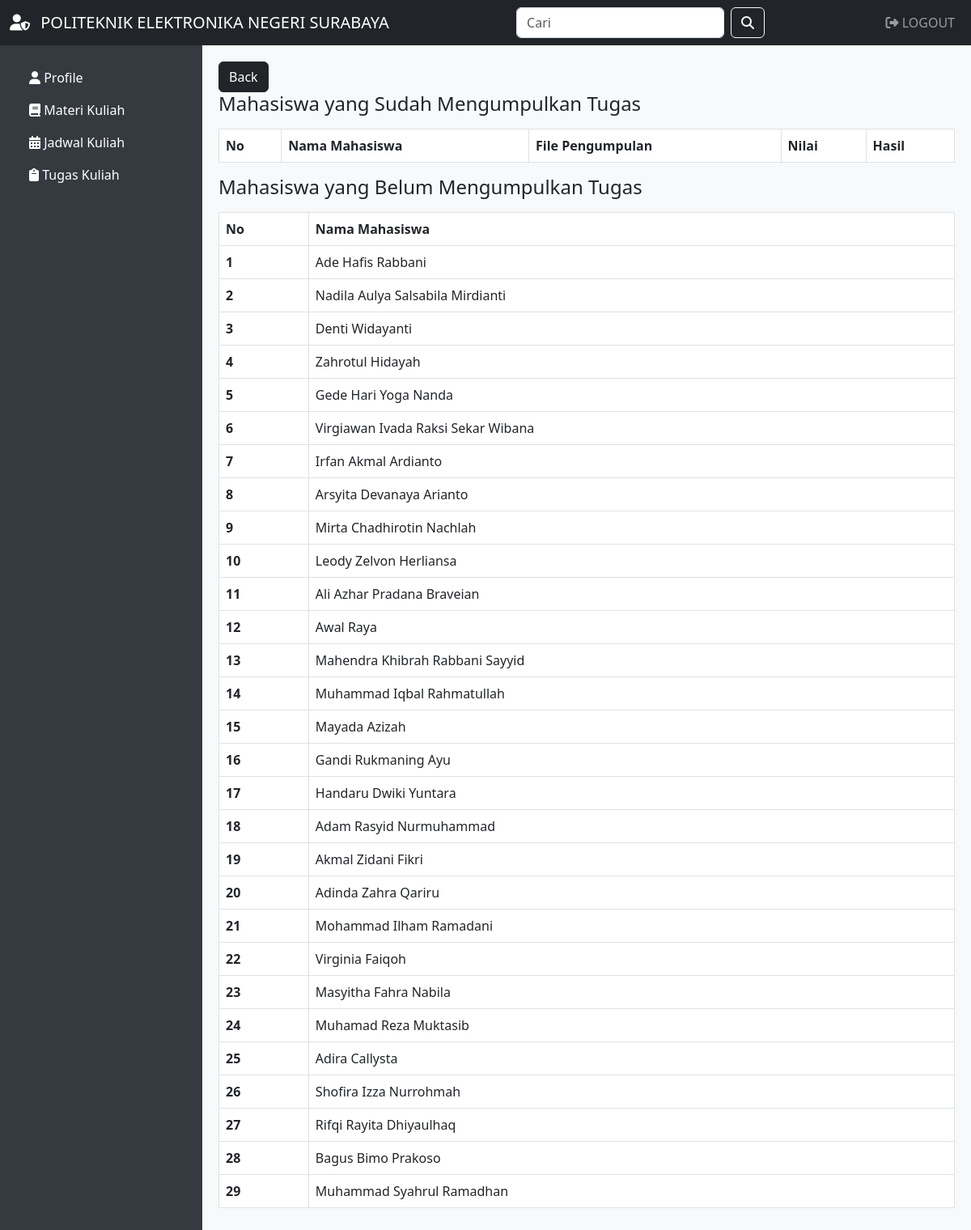
The app's page /datatugas.php (signed in) with its own data.
### tables this page shows
CREATE TABLE `mahasiswa` (
  `id_mahasiswa` int(10) NOT NULL,
  `username` varchar(255) NOT NULL,
  `password` varchar(255) NOT NULL,
  `NRP` varchar(11) NOT NULL,
  `Nama` varchar(100) NOT NULL,
  `Jenis_Kelamin` varchar(20) NOT NULL,
  `Jurusan` varchar(25) NOT NULL,
  `Email_Student` varchar(100) NOT NULL,
  `Alamat` text NOT NULL,
  `No_HP` varchar(50) NOT NULL,
  `Asal_SMA` varchar(100) NOT NULL,
  `Matakuliahfav` varchar(100) NOT NULL,
  `foto` varchar(225) NOT NULL
);

### datatugas.php (the view, shortened to what this page needs)
<?php
include 'koneksi.php';
$id_tugas = $_GET['id_tugas'];
$id_dosen = $_GET['id_dosen'];
$query11 = "SELECT * FROM dosen WHERE id_dosen = '$id_dosen'";
$result11 = mysqli_query($koneksi, $query11);
$data00 = mysqli_fetch_assoc($result11);
$query_belum = "SELECT m.id_mahasiswa, m.Nama
                FROM mahasiswa m
                LEFT JOIN pengumpulan p ON m.id_mahasiswa = p.id_mahasiswa AND p.id_tugas = '$id_tugas'
                WHERE p.id_pengumpulan IS NULL
                AND m.id_mahasiswa NOT IN (
                    SELECT id_mahasiswa FROM pengumpulan WHERE id_tugas = '$id_tugas'
                )";
$result_belum = mysqli_query($koneksi, $query_belum);
?>
<?php
include('./include/header.php');
?>
<!DOCTYPE html>
<html lang="en">
<head>
    <link href="https://cdn.jsdelivr.net/npm/bootstrap@5.3.0-alpha2/dist/css/bootstrap.min.css" rel="stylesheet">
</head>
<body>
    <div class="content">
        <a href="uploadtugas.php?id_dosen=<?php echo $data00['id_dosen'] ?>" class="btn btn-dark">Back</a>
        <h4>Mahasiswa yang Sudah Mengumpulkan Tugas</h4>
        <table class="table table-bordered mt-3">
            <thead>
                <tr>
                    <th>No</th>
                    <th>Nama Mahasiswa</th>
                    <th>File Pengumpulan</th>
                    <th>Nilai</th>
                    <th>Hasil</th>
                </tr>
            </thead>
        </table>
        <h4>Mahasiswa yang Belum Mengumpulkan Tugas</h4>
        <table class="table table-bordered mt-3">
            <thead>
                <tr>
                    <th>No</th>
                    <th>Nama Mahasiswa</th>
                </tr>
            </thead>
            <tbody>
                <?php
                $no = 1;
                while ($row = mysqli_fetch_assoc($result_belum)) :
                ?>
                    <tr>
                        <th scope="row"><?php echo $no++; ?></th>
                        <td><?php echo $row['Nama']; ?></td>
                    </tr>
                <?php endwhile; ?>
            </tbody>
        </table>
    </div>
    <?php
    include('./include/footer.php');
    ?>

### include/header.php (style rules this page uses)
.content { padding: 20px; background-color: #f8f9fa; }
@media (min-width: 992px) { .content { margin-left: 250px; height: calc(100vh - 56px); overflow-y: auto; } }

### records on screen
mahasiswa: Nama "Ade Hafis Rabbani"
mahasiswa: Nama "Nadila Aulya Salsabila Mirdianti"
mahasiswa: Nama "Denti Widayanti"
mahasiswa: Nama "Zahrotul Hidayah"
mahasiswa: Nama "Gede Hari Yoga Nanda"
mahasiswa: Nama "Virgiawan Ivada Raksi Sekar Wibana"
mahasiswa: Nama "Irfan Akmal Ardianto"
mahasiswa: Nama "Arsyita Devanaya Arianto"
mahasiswa: Nama "Mirta Chadhirotin Nachlah"
mahasiswa: Nama "Leody Zelvon Herliansa"
mahasiswa: Nama "Ali Azhar Pradana Braveian"
mahasiswa: Nama "Awal Raya"
mahasiswa: Nama "Mahendra Khibrah Rabbani Sayyid"
mahasiswa: Nama "Muhammad Iqbal Rahmatullah"
mahasiswa: Nama "Mayada Azizah"
mahasiswa: Nama "Gandi Rukmaning Ayu"
mahasiswa: Nama "Handaru Dwiki Yuntara"
mahasiswa: Nama "Adam Rasyid Nurmuhammad"
mahasiswa: Nama "Akmal Zidani Fikri"
mahasiswa: Nama "Adinda Zahra Qariru"
mahasiswa: Nama "Mohammad Ilham Ramadani"
mahasiswa: Nama "Virginia Faiqoh"
mahasiswa: Nama "Masyitha Fahra Nabila"
mahasiswa: Nama "Muhamad Reza Muktasib"
mahasiswa: Nama "Adira Callysta"
mahasiswa: Nama "Shofira Izza Nurrohmah"
mahasiswa: Nama "Rifqi Rayita Dhiyaulhaq"
mahasiswa: Nama "Bagus Bimo Prakoso"
mahasiswa: Nama "Muhammad Syahrul Ramadhan"
